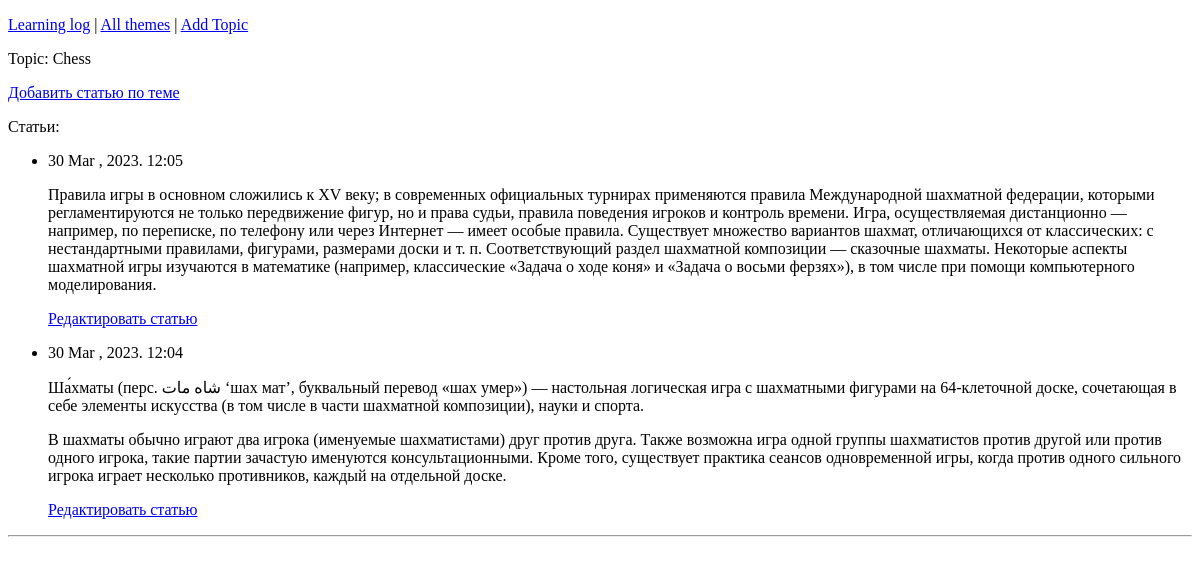
The app's page /topics/1/, older data.
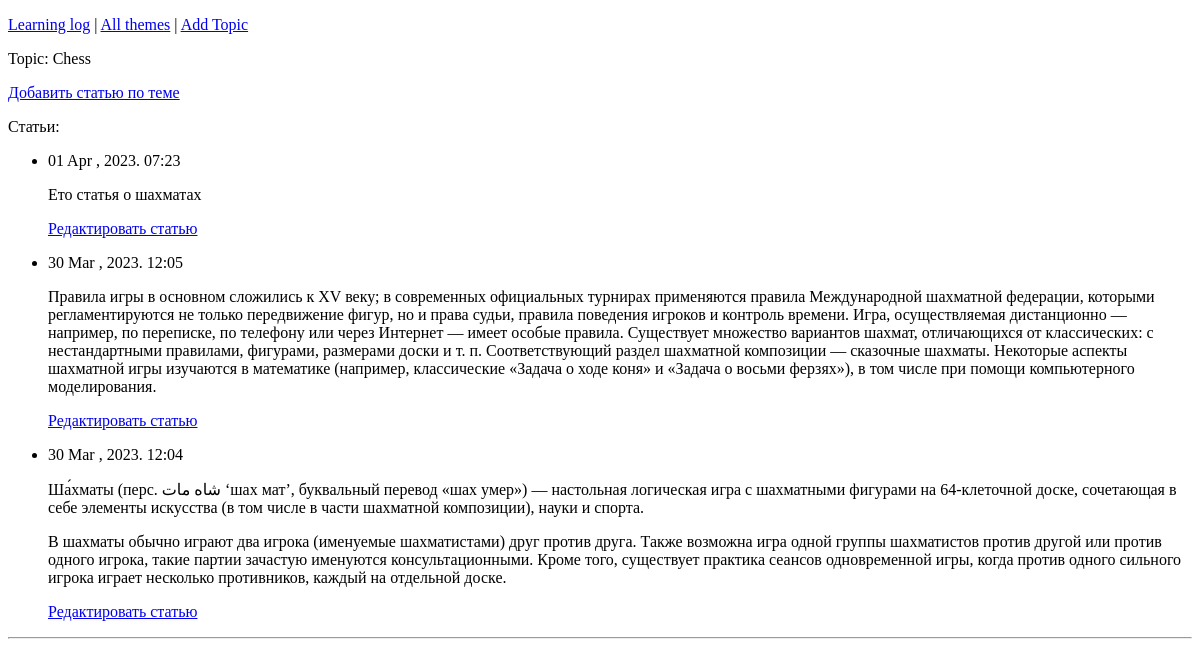
The same page, newer data.
### learning_logs/models.py (models this page shows, shortened)
class Topic(models.Model):
    text = models.CharField(max_length=200)
    date_added = models.DateTimeField(auto_now=True)
    def __str__(self):
        return self.text

class Entry(models.Model):
    topic = models.ForeignKey(Topic, on_delete=models.CASCADE)
    text = models.TextField()
    date_added = models.DateTimeField(auto_now_add=True)
    class Meta:
        verbose_name_plural = 'entries'

### learning_logs/views.py (the view)
# urls.py: path('topics/<int:topic_id>/',views.topic,name='topic'),
def topic(request, topic_id):
    topic = Topic.objects.get(id=topic_id)
    entries = topic.entry_set.order_by('-date_added')
    context = {'topic': topic, 'entries': entries}
    return render(request, 'learning_logs/topic.html', context=context)

### learning_logs/templates/learning_logs/topic.html (shortened to what this page needs)
{% extends 'learning_logs/base.html' %}
    {% block content %}
    <p>Topic: {{ topic }}</p>
    <a href="{% url 'new_entry' topic.id  %}">Добавить статью по теме</a>
    <p>Статьи: </p>
    <ul>
        {% for entry in entries %}
        <li>
            <p>{{ entry.date_added|date:'d M , Y. H:i' }}</p>
            <p>{{ entry.text|linebreaks }}</p>
            <a href="{% url 'edit_entry' entry.id %}">Редактировать статью</a>
        </li>
    {% empty %}
        <li>There are no entries for this topic yet.</li>
     {% endfor %}
    </ul>
    <p><hr></p>
    {% endblock content %}

### learning_logs/templates/learning_logs/base.html (shortened to what this page needs)
<!DOCTYPE html>
<html lang="en">
<head>
</head>
<body>
    <p>
        <a href="{% url 'index' %}">Learning log</a> |
        <a href="{% url 'topics' %}">All themes</a> |
        <a href="{% url 'new_topic'%}">Add Topic</a>
    </p>
    {% block content %} {% endblock %}
</body>
</html>

Row changes from the older to the newer data that the page shows:
added Entry: date_added "01 Apr , 2023. 07:23", text "Ето статья о шахматах"
